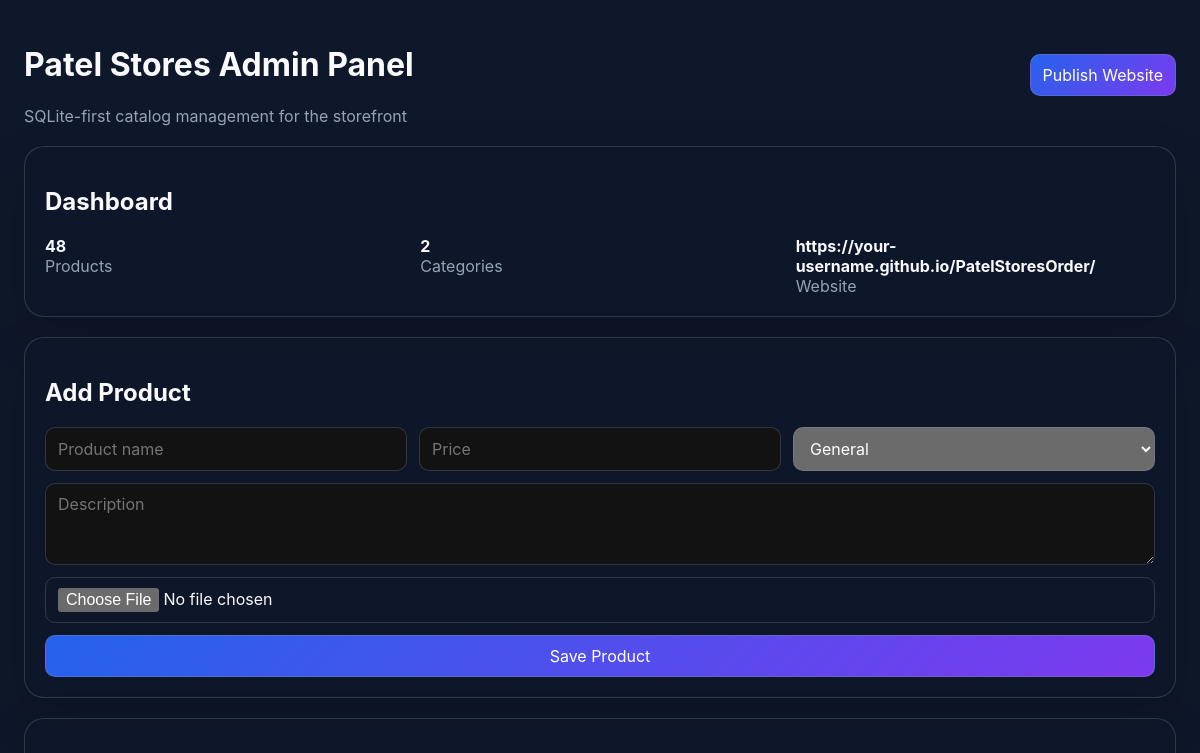
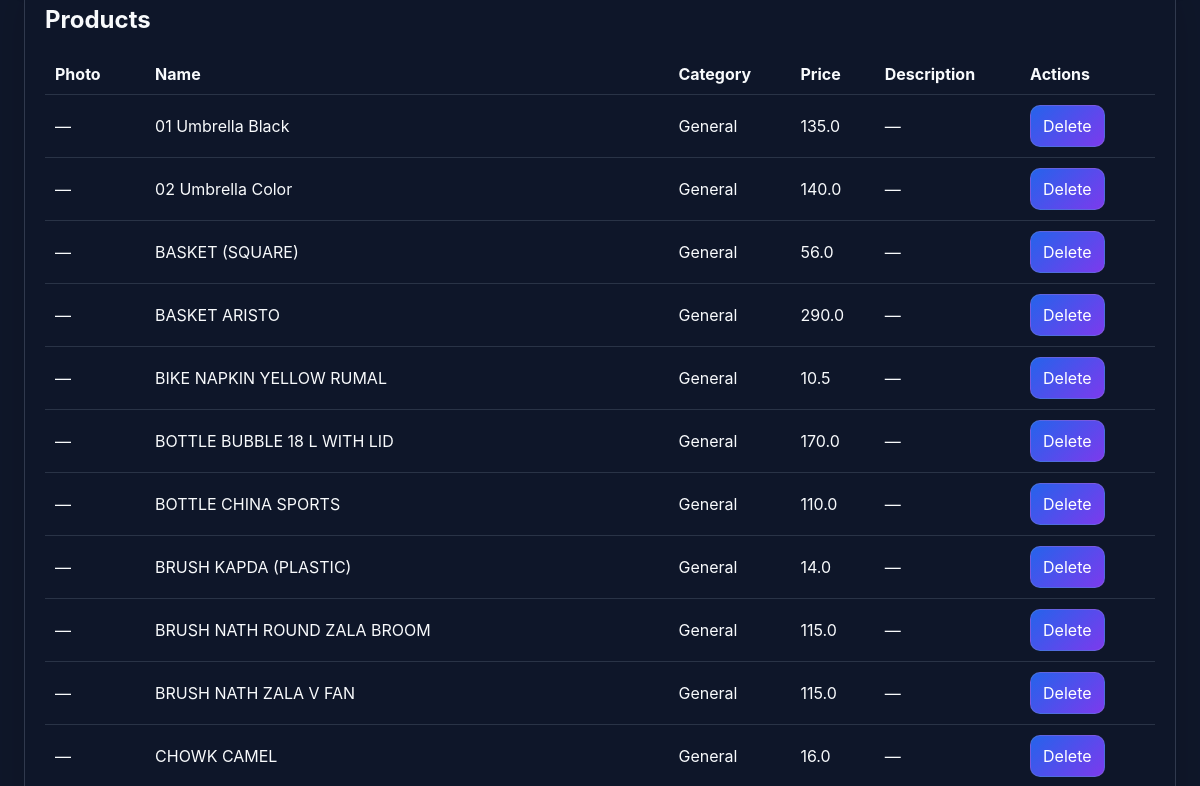
Before: / (upper part) with the older database file (2 pictures, top to bottom).
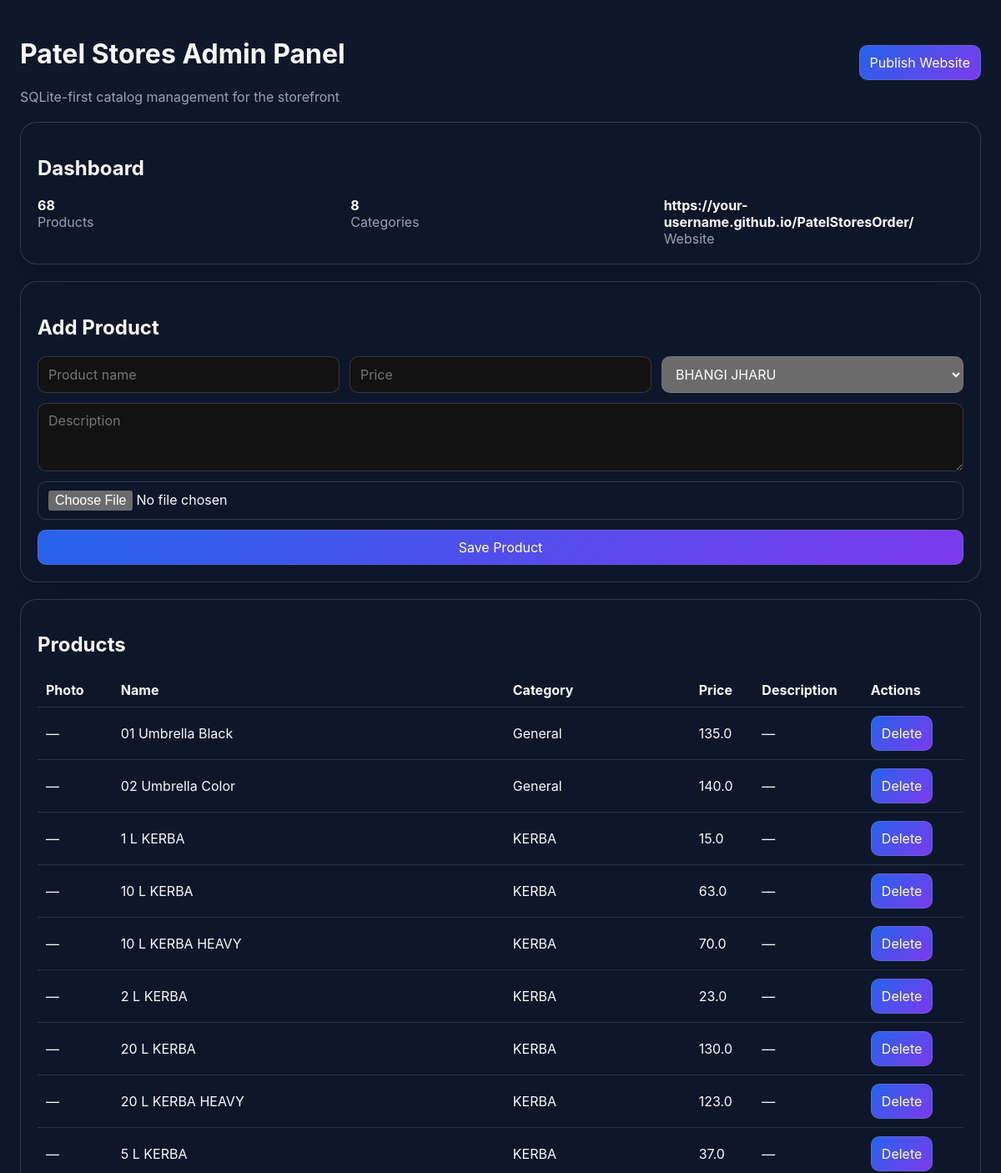
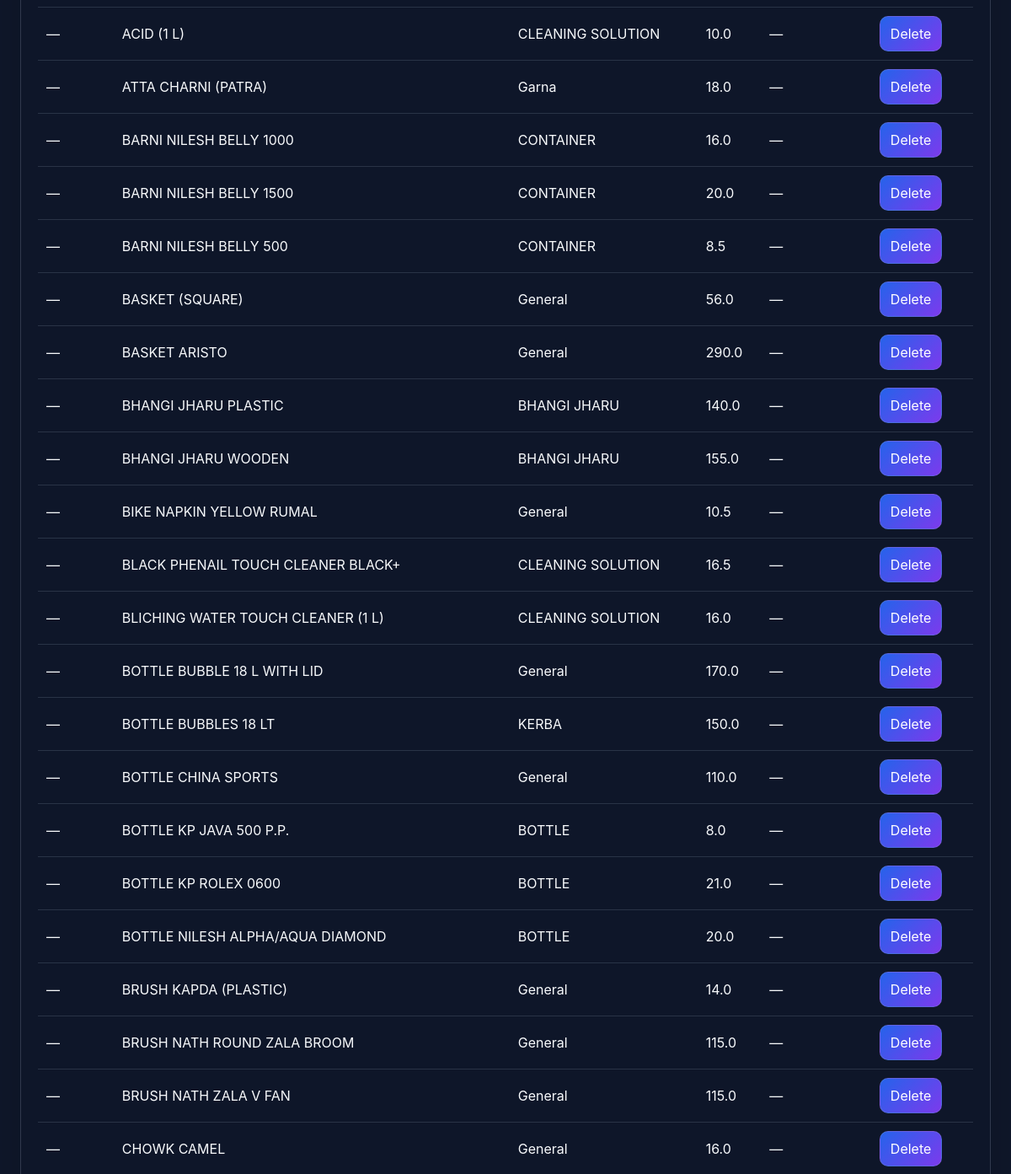
After: the same page with the newer database file (2 pictures, top to bottom).
### tables this page shows
CREATE TABLE settings (
                id INTEGER PRIMARY KEY AUTOINCREMENT,
                github_repo TEXT,
                branch TEXT,
                website_url TEXT,
                images_folder TEXT,
                backup_folder TEXT
            , commit_message TEXT DEFAULT "Update catalog", website_folder TEXT DEFAULT ".", database_path TEXT DEFAULT "patelstores.db", theme TEXT DEFAULT "dark");

CREATE TABLE products (
                id INTEGER PRIMARY KEY AUTOINCREMENT,
                product_name TEXT,
                category TEXT,
                price REAL,
                description TEXT,
                image TEXT,
                created_at TEXT,
                updated_at TEXT
            , purchase_price REAL DEFAULT 0, selling_price REAL DEFAULT 0, wholesale_price REAL DEFAULT 0, barcode TEXT DEFAULT "", gst REAL DEFAULT 0, hsn TEXT DEFAULT "", stock REAL DEFAULT 0, min_stock REAL DEFAULT 0, status TEXT DEFAULT "Active", supplier TEXT DEFAULT "");

### admin/app.py (the view)
@app.route('/')
def index():
    return render_template('index.html', products=list_products(), categories=list_categories(), settings=get_settings())

### admin/database/db.py (called while the page is built)
def get_connection():
    connection = sqlite3.connect(DB_PATH, timeout=30)
    connection.row_factory = sqlite3.Row
    return connection

### admin/services/catalog.py (called while the page is built)
def normalize_image_value(image_value: Optional[str]) -> str:
    if not image_value:
        return ''
    path = str(image_value).strip()
    if path.startswith('images/'):
        path = path.split('/', 1)[1]
    return Path(path).name

def get_catalog_image_path(image_value: Optional[str]) -> str:
    file_name = normalize_image_value(image_value)
    if not file_name:
        return 'images/placeholder.png'
    return f'images/{file_name}'

def _row_to_product(row) -> Dict:
    product = dict(row)
    product['image_path'] = get_catalog_image_path(product.get('image'))
    return product

def list_categories(search: str = '') -> List[Dict]:
    connection = get_connection()
    try:
        if search:
            rows = connection.execute(
                'SELECT * FROM categories WHERE category_name LIKE ? ORDER BY category_name COLLATE NOCASE ASC',
                (f'%{search}%',),
            ).fetchall()
        else:
            rows = connection.execute(
                'SELECT * FROM categories ORDER BY category_name COLLATE NOCASE ASC'
            ).fetchall()
        return [dict(row) for row in rows]
    finally:
        connection.close()

def get_settings() -> Dict:
    connection = get_connection()
    try:
        row = connection.execute('SELECT * FROM settings ORDER BY id DESC LIMIT 1').fetchone()
        if row:
            return dict(row)
        return {}
    finally:
        connection.close()

### admin/templates/index.html (shortened to what this page needs)
<!doctype html>
<html lang="en">
  <head>
  </head>
  <body>
    <div class="container">
      <div class="topbar">
        <div>
          <h1>Patel Stores Admin Panel</h1>
          <div class="muted">SQLite-first catalog management for the storefront</div>
        </div>
        <button onclick="window.location='/publish'">Publish Website</button>
      </div>
      <div class="card">
        <h2>Dashboard</h2>
        <div class="grid">
          <div><strong>{{ products|length }}</strong><div class="muted">Products</div></div>
          <div><strong>{{ categories|length }}</strong><div class="muted">Categories</div></div>
          <div><strong>{{ settings.get('website_url', '') or 'Not set' }}</strong><div class="muted">Website</div></div>
        </div>
      </div>
      <div class="card">
        <h2>Add Product</h2>
        <form action="/api/products" method="post" enctype="multipart/form-data">
          <div class="row">
            <input name="product_name" placeholder="Product name" required>
            <input name="price" type="number" step="0.01" placeholder="Price" required>
            <select name="category">
              {% for category in categories %}
              <option value="{{ category.category_name }}">{{ category.category_name }}</option>
              {% endfor %}
            </select>
          </div>
          <textarea name="description" rows="3" placeholder="Description"></textarea>
          <input type="file" name="image" accept="image/*">
          <button type="submit">Save Product</button>
        </form>
      </div>
      <div class="card">
        <h2>Products</h2>
        <table>
          <thead>
            <tr><th>Photo</th><th>Name</th><th>Category</th><th>Price</th><th>Description</th><th>Actions</th></tr>
          </thead>
          <tbody>
            {% for product in products %}
            <tr>
              <td>{% if product.image %}<img src="/{{ product.image }}" alt="" style="width:56px;height:56px;object-fit:cover;border-radius:10px;">{% else %}—{% endif %}</td>
              <td>{{ product.product_name }}</td>
              <td>{{ product.category }}</td>
              <td>{{ product.price }}</td>
              <td>{{ product.description or '—' }}</td>
              <td class="actions">
                <button onclick="fetch('/api/products/{{ product.id }}', {method:'DELETE'}).then(() => location.reload())">Delete</button>
              </td>
            </tr>
            {% endfor %}
          </tbody>
        </table>
      </div>
    </div>
  </body>
</html>

### admin/templates/index.html (style rules this page uses)
:root { color-scheme: dark; font-family: Inter, Segoe UI, sans-serif; }
body { margin: 0; background: #0f172a; color: #f8fafc; }
.container { max-width: 1200px; margin: 0 auto; padding: 24px; }
.card { background: rgba(15,23,42,.9); border: 1px solid rgba(148,163,184,.25); border-radius: 20px; padding: 20px; box-shadow: 0 20px 50px rgba(0,0,0,.15); margin-bottom: 20px; }
.topbar { display: flex; justify-content: space-between; align-items: center; margin-bottom: 20px; }
button, input, select, textarea { font: inherit; border-radius: 10px; border: 1px solid rgba(148,163,184,.25); padding: 10px 12px; }
button { background: linear-gradient(135deg, #2563eb, #7c3aed); color: white; cursor: pointer; }
.grid { display: grid; gap: 16px; grid-template-columns: repeat(auto-fit, minmax(240px, 1fr)); }
table { width: 100%; border-collapse: collapse; }
th, td { text-align: left; padding: 10px; border-bottom: 1px solid rgba(148,163,184,.2); }
.muted { color: #94a3b8; }
.actions button { margin-right: 8px; }
form { display: grid; gap: 12px; }
.row { display: grid; gap: 12px; grid-template-columns: repeat(auto-fit, minmax(180px, 1fr)); }

Changed rows visible on the page:
added products: product_name "1 L KERBA", category "KERBA", price "15.0", description "—"
added products: product_name "10 L KERBA", category "KERBA", price "63.0", description "—"
added products: product_name "10 L KERBA HEAVY", category "KERBA", price "70.0", description "—"
added products: product_name "2 L KERBA", category "KERBA", price "23.0", description "—"
added products: product_name "20 L KERBA", category "KERBA", price "130.0", description "—"
added products: product_name "20 L KERBA HEAVY", category "KERBA", price "123.0", description "—"
added products: product_name "5 L KERBA", category "KERBA", price "37.0", description "—"
added products: product_name "ACID (1 L)", category "CLEANING SOLUTION", price "10.0", description "—"
added products: product_name "ATTA CHARNI (PATRA)", category "Garna", price "18.0", description "—"
added products: product_name "BARNI NILESH BELLY 1000", category "CONTAINER", price "16.0", description "—"
added products: product_name "BARNI NILESH BELLY 1500", category "CONTAINER", price "20.0", description "—"
added products: product_name "BARNI NILESH BELLY 500", category "CONTAINER", price "8.5", description "—"
added products: product_name "BHANGI JHARU PLASTIC", category "BHANGI JHARU", price "140.0", description "—"
added products: product_name "BHANGI JHARU WOODEN", category "BHANGI JHARU", price "155.0", description "—"
added products: product_name "BLACK PHENAIL TOUCH CLEANER BLACK+", category "CLEANING SOLUTION", price "16.5", description "—"
added products: product_name "BLICHING WATER TOUCH CLEANER (1 L)", category "CLEANING SOLUTION", price "16.0", description "—"
added products: product_name "BOTTLE BUBBLES 18 LT", category "KERBA", price "150.0", description "—"
added products: product_name "BOTTLE KP JAVA 500 P.P.", category "BOTTLE", price "8.0", description "—"
added products: product_name "BOTTLE KP ROLEX 0600", category "BOTTLE", price "21.0", description "—"
added products: product_name "BOTTLE NILESH ALPHA/AQUA DIAMOND", category "BOTTLE", price "20.0", description "—"
Other visible differences:
{{ products|length }}: "48" → "68"
{{ categories|length }}: "2" → "8"
form field category: "General" → "BHANGI JHARU"
